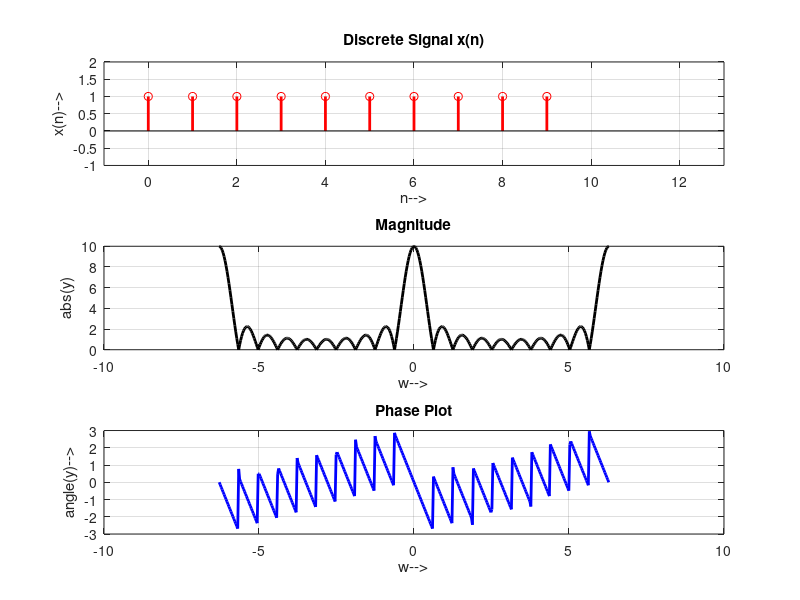

Reproduce this figure in MATLAB.
clc;
clear;
w=-2*pi:0.01*pi:2*pi;
n=0:9;
x=ones(1,10);

subplot(3,1,1);
stem(n,x,'r','linewidth',2);
title('Discrete Signal x(n)');
xlabel('n-->');
ylabel('x(n)-->');
grid on;
axis([-1 13 -1 2]);

y=x*exp(-1j*n'*w);

subplot(3,1,2);
plot(w,abs(y),'k','linewidth',2);
title('Magnitude');
xlabel('w-->');
ylabel('abs(y)');
grid on;

subplot(3,1,3);
plot(w,angle(y),'b','linewidth',2);
title('Phase Plot');
xlabel('w-->');
ylabel('angle(y)-->');
grid on;